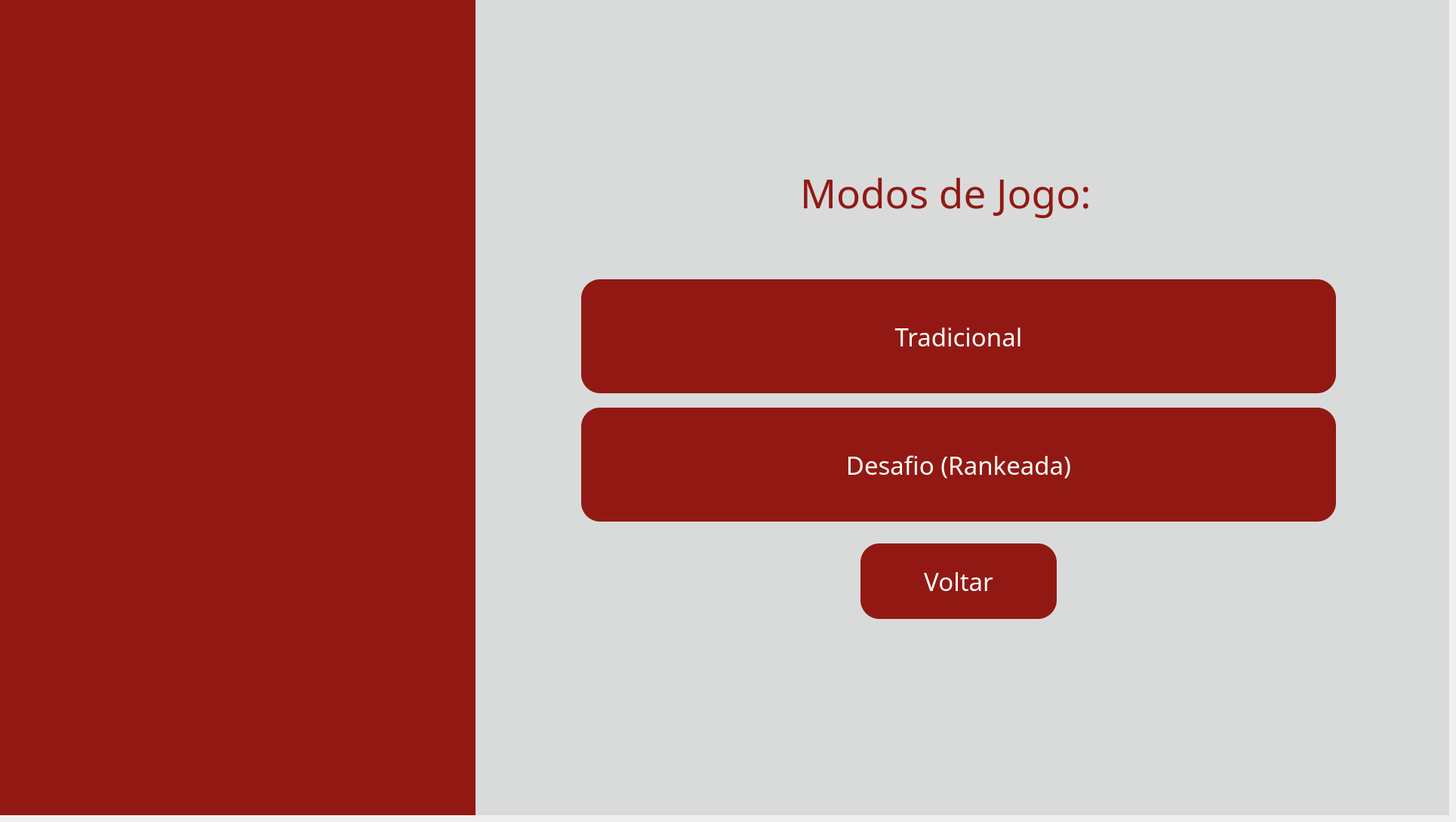
    <widget class="QWidget" name="pg_tipo_jogo">
     <widget class="QWidget" name="fundo_tipo_jogo" native="true">
      <property name="geometry">
       <rect>
        <x>0</x>
        <y>0</y>
        <width>1920</width>
        <height>1080</height>
       </rect>
      </property>
      <property name="styleSheet">
       <string notr="true">background-color: #d9dbdb</string>
      </property>
      <widget class="QWidget" name="barra_modos_2" native="true">
       <property name="geometry">
        <rect>
         <x>0</x>
         <y>0</y>
         <width>630</width>
         <height>1080</height>
        </rect>
       </property>
       <property name="styleSheet">
        <string notr="true">background-color: #921913;</string>
       </property>
       <widget class="QLabel" name="img_fundo_modos_2">
        <property name="geometry">
         <rect>
          <x>-60</x>
          <y>-60</y>
          <width>731</width>
          <height>1200</height>
         </rect>
        </property>
        <property name="text">
         <string/>
        </property>
        <property name="pixmap">
         <pixmap>../images/fundoetec.png</pixmap>
        </property>
        <property name="scaledContents">
         <bool>true</bool>
        </property>
       </widget>
      </widget>
      <widget class="QLabel" name="lbl_titulo_modos_2">
       <property name="geometry">
        <rect>
         <x>1060</x>
         <y>220</y>
         <width>411</width>
         <height>71</height>
        </rect>
       </property>
       <property name="font">
        <font>
         <family>Arbutus Slab</family>
         <pointsize>40</pointsize>
        </font>
       </property>
       <property name="styleSheet">
        <string notr="true">color: #921913;</string>
       </property>
       <property name="text">
        <string>Modos de Jogo:</string>
       </property>
      </widget>
      <widget class="QPushButton" name="btn_voltar_tipojogo">
       <property name="geometry">
        <rect>
         <x>1140</x>
         <y>720</y>
         <width>260</width>
         <height>100</height>
        </rect>
       </property>
       <property name="font">
        <font>
         <family>Arbutus Slab</family>
         <pointsize>25</pointsize>
        </font>
       </property>
       <property name="styleSheet">
        <string notr="true">QPushButton{
    background-color: #921913;
    border: none;
    border-radius: 25px;
    color: white;
}

QPushButton:hover{
    background-color: #7a1410;
}

QPushButton:pressed{
    background-color: #5a0f0c;
}</string>
       </property>
       <property name="text">
        <string>Voltar</string>
       </property>
      </widget>
      <widget class="QPushButton" name="btn_tradicional">
       <property name="geometry">
        <rect>
         <x>770</x>
         <y>370</y>
         <width>1000</width>
         <height>151</height>
        </rect>
       </property>
       <property name="font">
        <font>
         <family>Arbutus Slab</family>
         <pointsize>25</pointsize>
        </font>
       </property>
       <property name="styleSheet">
        <string notr="true">QPushButton{
    background-color: #921913;
    border: none;
    border-radius: 25px;
    color: white;
}
QPushButton{
    background-color: #921913;
    border: none;
    border-radius: 25px;
    color: white;
}

QPushButton:hover{
    background-color: #7a1410;
}

QPushButton:pressed{
    background-color: #5a0f0c;
}:hover{
    background-color: #62100d;
}</string>
       </property>
       <property name="text">
        <string>Tradicional</string>
       </property>
      </widget>
      <widget class="QPushButton" name="btn_desafio">
       <property name="geometry">
        <rect>
         <x>770</x>
         <y>540</y>
         <width>1000</width>
         <height>151</height>
        </rect>
       </property>
       <property name="font">
        <font>
         <family>Arbutus Slab</family>
         <pointsize>25</pointsize>
        </font>
       </property>
       <property name="styleSheet">
        <string notr="true">QPushButton{
    background-color: #921913;
    border: none;
    border-radius: 25px;
    color: white;
}

QPushButton:hover{
    background-color: #7a1410;
}

QPushButton:pressed{
    background-color: #5a0f0c;
}</string>
       </property>
       <property name="text">
        <string>Desafio (Rankeada)</string>
       </property>
      </widget>
      <widget class="QLabel" name="lbl_logo_cps_modos_2">
       <property name="geometry">
        <rect>
         <x>1690</x>
         <y>950</y>
         <width>151</width>
         <height>91</height>
        </rect>
       </property>
       <property name="text">
        <string/>
       </property>
       <property name="pixmap">
        <pixmap>../images/logoetec.png</pixmap>
       </property>
       <property name="scaledContents">
        <bool>true</bool>
       </property>
      </widget>
      <widget class="QLabel" name="lbl_logo_etec_modos_2">
       <property name="geometry">
        <rect>
         <x>1550</x>
         <y>940</y>
         <width>111</width>
         <height>71</height>
        </rect>
       </property>
       <property name="text">
        <string/>
       </property>
       <property name="pixmap">
        <pixmap>../images/logocps.png</pixmap>
       </property>
       <property name="scaledContents">
        <bool>true</bool>
       </property>
      </widget>
     </widget>
    </widget>
